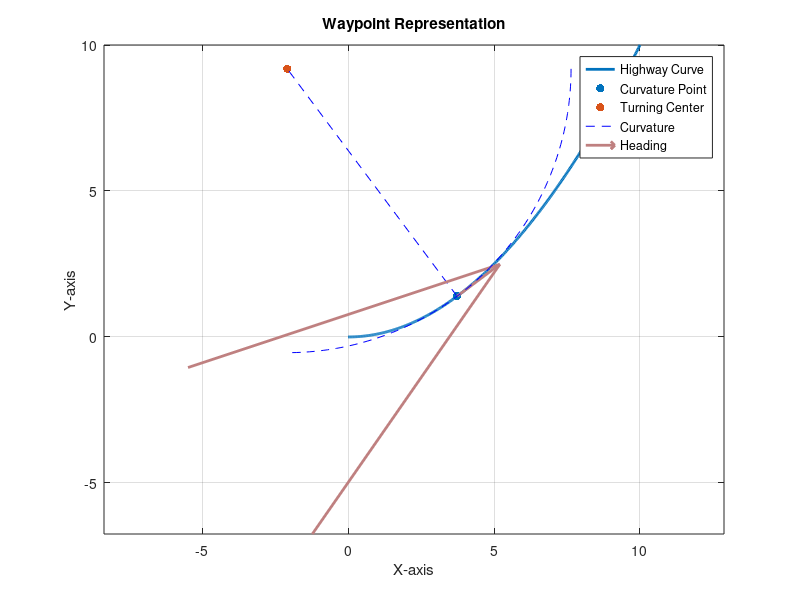

Source code (MATLAB):
% Define a realistic highway curve
x = linspace(0, 10, 400);
y = 0.1 * x.^2;  % Parabolic curve representing a smooth highway

% Calculate the curvature at a specific point
dx = gradient(x);
dy = gradient(y);
ddx = gradient(dx);
ddy = gradient(dy);
curvature = abs(ddx .* dy - dx .* ddy) ./ (dx.^2 + dy.^2).^1.5;

% Select a point to show curvature
point_index = 150;
curv = curvature(point_index);

% Calculate the radius of curvature
radius_of_curvature = 1 / curv;

% Calculate the turning center (center of curvature)
tangent_vector = [dx(point_index), dy(point_index)];
normal_vector = [-tangent_vector(2), tangent_vector(1)];  % Perpendicular to the tangent
normal_vector = normal_vector / norm(normal_vector);  % Normalize

center_of_curvature = [x(point_index), y(point_index)] + radius_of_curvature * normal_vector;

% Plot the highway curve
figure;
plot(x, y, 'LineWidth', 2);
hold on;
scatter(x(point_index), y(point_index), 'filled', 'r');


% Plot the turning center
scatter(center_of_curvature(1), center_of_curvature(2), 'filled', 'b');
line([x(point_index), center_of_curvature(1)], [y(point_index), center_of_curvature(2)], 'Color', 'b', 'LineStyle', '--');

% Plot the quarter circle
theta = linspace(0, -pi/2, 100);
quarter_circle_x = center_of_curvature(1) + radius_of_curvature * cos(theta);
quarter_circle_y = center_of_curvature(2) + radius_of_curvature * sin(theta);
quiver(x(point_index),y(point_index),65*dx(point_index),65*dy(point_index),"LineWidth",2,"Color",[0.75 0.5 0.5],"MaxHeadSize",3.5)
plot(quarter_circle_x, quarter_circle_y, 'b--');

title('Waypoint Representation');
xlabel('X-axis');
ylabel('Y-axis');
legend('Highway Curve', 'Curvature Point', 'Turning Center', 'Curvature', 'Heading');
grid on;
axis equal;
hold off;
